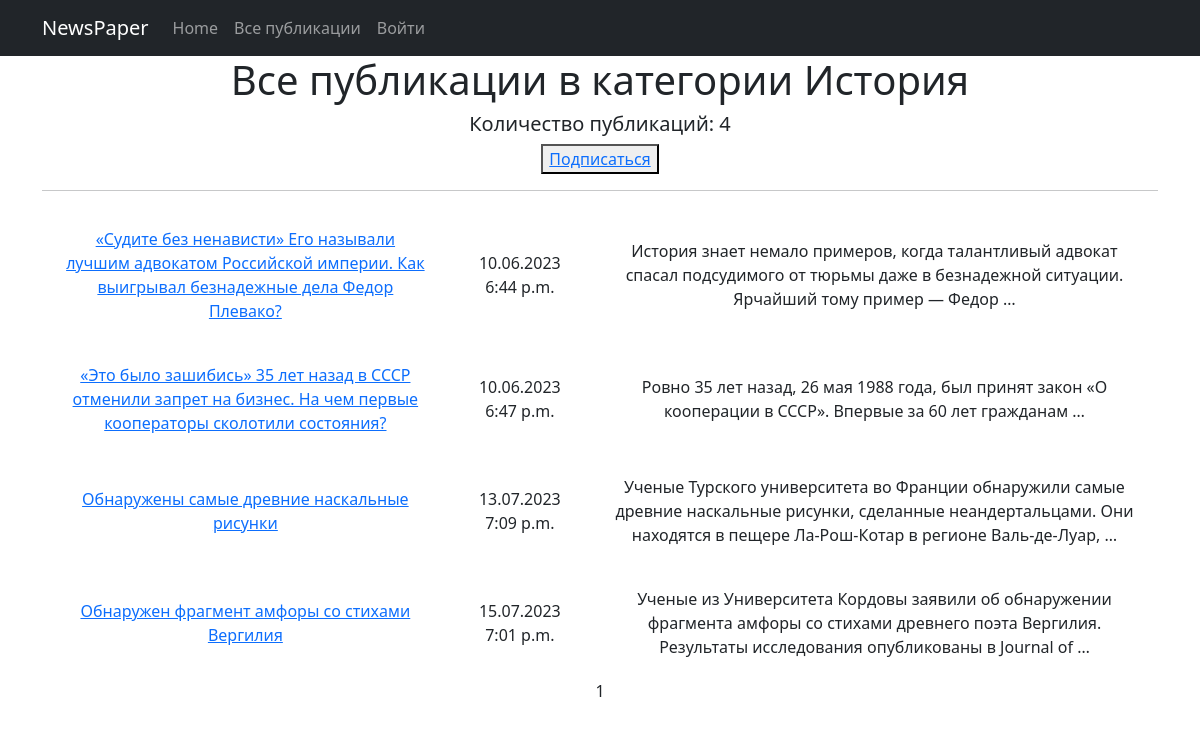
The page /news/category/3/ on the database its author committed.
### news/models.py (models this page shows, shortened)
class Category(models.Model):
    name = models.CharField(max_length=255, unique=True)
    subscribers = models.ManyToManyField(User, blank=True)
    def __str__(self):
        return self.name

class Post(models.Model):
    create_time = models.DateTimeField(auto_now_add=True)
    type = models.CharField(max_length=2, choices=TYPES, default=news)
    title = models.CharField(max_length=255)
    content = models.TextField()
    post_rating = models.IntegerField(default=0)
    author = models.ForeignKey(Author, on_delete=models.PROTECT)
    category = models.ManyToManyField(Category, through='PostCategory')

### news/views.py (the view)
# urls.py: path('category/<int:pk>/', CategoryPostList.as_view(), name='category_news'),
class CategoryPostList(ListView):
    model = Post
    ordering = '-create_time'
    template_name = 'category_news.html'
    context_object_name = 'category_news'
    paginate_by = 10
    def get_queryset(self):
        self.category = get_object_or_404(Category, id=self.kwargs['pk'])
        queryset = Post.objects.filter(category=self.category)
        return queryset
    def get_context_data(self, **kwargs):
        context = super().get_context_data(**kwargs)
        context['is_not_subscribers'] = self.request.user not in self.category.subscribers.all()
        context['category'] = self.category
        return context

### news/templatetags/custom_filters.py (called while the page is built)
@register.filter()
def censor(word):
    bad_words = ['редиска', 'мат']
    if isinstance(word, str):
        for i in word.split():
            if i in bad_words:
                word = word.replace(i, i[0] + '*' * len(i[1:]))
    return word

### templates/category_news.html (shortened to what this page needs)
{% extends 'flatpages/default.html' %}
{% load custom_filters %}
{% block content %}
    <h1>Все публикации в категории {{ category }}</h1>
    <h5>Количество публикаций: {{ category_news|length }} </h5>
        {% if is_not_subscribers %}
            <button><a href="{% url 'subscribe' category.id %}">Подписаться</a></button>
        {% endif %}
    <hr>
    {% if category_news %}
        <table cellpadding="20">
            {% for post in category_news %}
                <tr>
                    <td><a href="{% url 'post_detail' post.id %}">{{ post.title|censor }}</a></td>
                    <td>{{ post.create_time|date:'d.m.Y P' }}</td>
                    <td>{{ post.content|truncatewords:20|censor }}</td>
                </tr>
            {% endfor %}
        </table>
    {% else %}
        <h2>В данной категории публикаций нет!</h2>
    {% endif %}
    {{ page_obj.number }}
{% endblock content %}

### rows shown on the page
Category: name "История"
Post: title|censor "«Судите без ненависти» Его называли лучшим адвокатом Российской империи. Как выигрывал безнадежные дела Федор Плевако?", create_time "10.06.2023 6:44 p.m.", content|censor "История знает немало примеров, когда талантливый адвокат спасал подсудимого от тюрьмы даже в безнадежной ситуации. Ярчайший тому пример — Федор …"
Post: title|censor "«Это было зашибись» 35 лет назад в СССР отменили запрет на бизнес. На чем первые кооператоры сколотили состояния?", create_time "10.06.2023 6:47 p.m.", content|censor "Ровно 35 лет назад, 26 мая 1988 года, был принят закон «О кооперации в СССР». Впервые за 60 лет гражданам …"
Post: title|censor "Обнаружены самые древние наскальные рисунки", create_time "13.07.2023 7:09 p.m.", content|censor "Ученые Турского университета во Франции обнаружили самые древние наскальные рисунки, сделанные неандертальцами. Они находятся в пещере Ла-Рош-Котар в регионе Валь-де-Луар, …"
Post: title|censor "Обнаружен фрагмент амфоры со стихами Вергилия", create_time "15.07.2023 7:01 p.m.", content|censor "Ученые из Университета Кордовы заявили об обнаружении фрагмента амфоры со стихами древнего поэта Вергилия. Результаты исследования опубликованы в Journal of …"

### other values the page prints
{{ category_news|length }} "4"
{{ page_obj.number }} "1"
